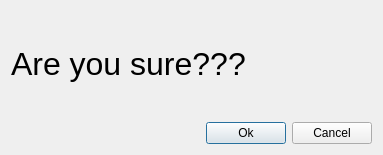
<?xml version="1.0" encoding="UTF-8"?>
<ui version="4.0">
 <class>SureDialog</class>
 <widget class="QDialog" name="SureDialog">
  <property name="geometry">
   <rect>
    <x>0</x>
    <y>0</y>
    <width>383</width>
    <height>155</height>
   </rect>
  </property>
  <property name="windowTitle">
   <string>Dialog</string>
  </property>
  <layout class="QVBoxLayout" name="verticalLayout">
   <item>
    <widget class="QLabel" name="label">
     <property name="font">
      <font>
       <pointsize>24</pointsize>
      </font>
     </property>
     <property name="text">
      <string>Are you sure???</string>
     </property>
    </widget>
   </item>
   <item>
    <layout class="QHBoxLayout" name="horizontalLayout">
     <item>
      <spacer name="horizontalSpacer">
       <property name="orientation">
        <enum>Qt::Horizontal</enum>
       </property>
       <property name="sizeHint" stdset="0">
        <size>
         <width>40</width>
         <height>20</height>
        </size>
       </property>
      </spacer>
     </item>
     <item>
      <widget class="QPushButton" name="okButton">
       <property name="text">
        <string>Ok</string>
       </property>
      </widget>
     </item>
     <item>
      <widget class="QPushButton" name="cancelButton">
       <property name="text">
        <string>Cancel</string>
       </property>
      </widget>
     </item>
    </layout>
   </item>
  </layout>
 </widget>
 <resources/>
 <connections/>
</ui>
